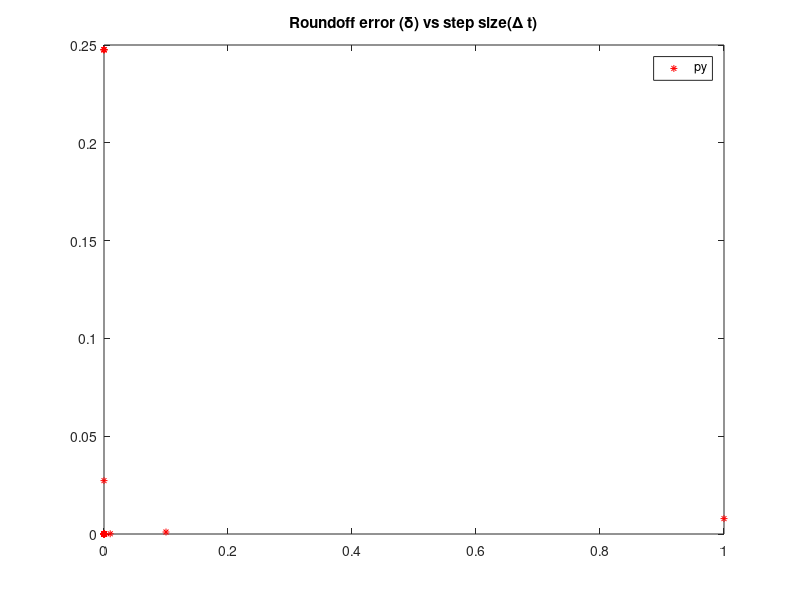

Write the MATLAB code that produced this figure. (Note: this script raises an error after producing the figure.)
clear;  
%clear out any previous definitions
data=load('delta_t_py.txt');
%import the data

f=figure;
%create a figure called f.

hold all
%the flag hold means we are going to add data to the plot, rather than replace data.  
% this is not necessary for this example, but may be needed when combining data.

set(f,'Visible','on');
%the chart will pop up if 'on' is selected.  You can use 'off' as well


plot(data(:,1),data(:,2),'*','MarkerSize',5,'color','red');
% This is the actual plot.  Only the first two aruments are required, the others optional.
% '.' refers to the plot markers being points.  You can use '+', for example.
% 'MarkerSize',1 choses the size of the plot markers
% 'color','black' choses the color.  

title('Roundoff error (\delta) vs step size(\Delta t)');
%writes to the top of the plot
legend('py');

box on
%puts a box all around the plot (instead of just x-y axes)

ax=gca;
% gca means "get current axes".  If you wnat to modify the axes, this is how.

ax.FontSize=12;
%sets the font size for the axes
set(ax,'Xscale','log')
set(ax,'Yscale','log')

xlabel('\Delta t');
ylabel('\delta(\Delta t)');
%labels the axes 

saveas(gcf,'delta_tpy','epsc');
%prints the figure to an eps file.  You should usually use eps instead of pdf if possible. 

hold off
